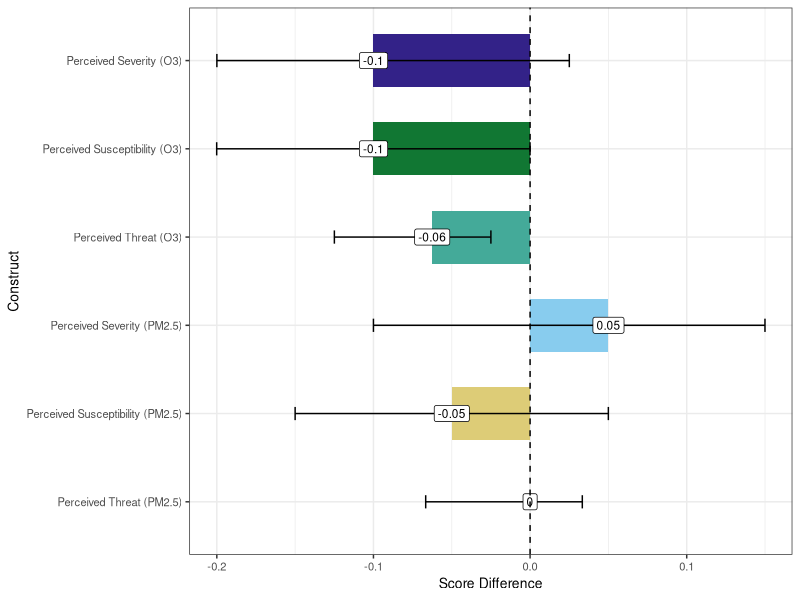
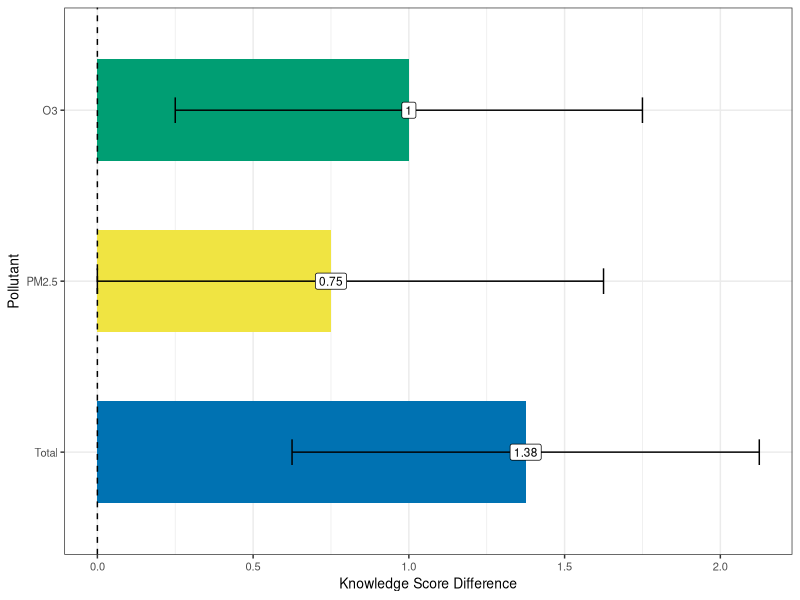
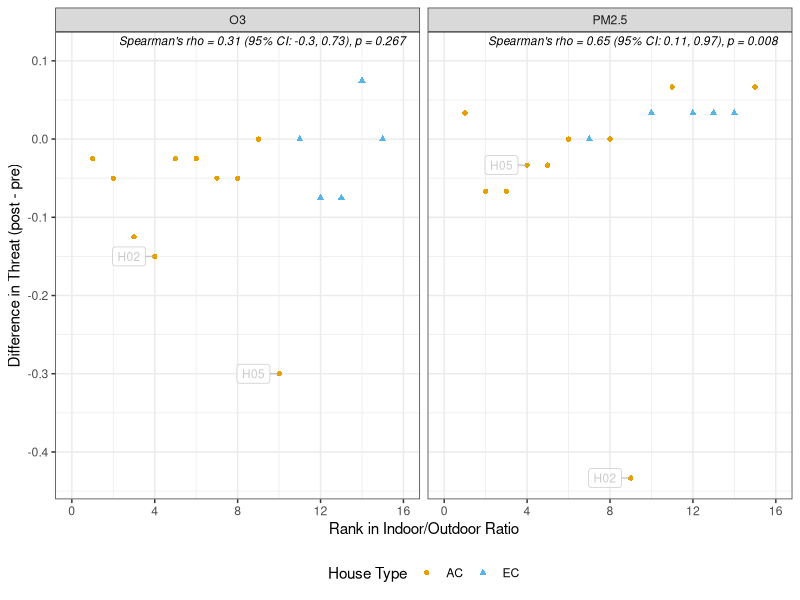
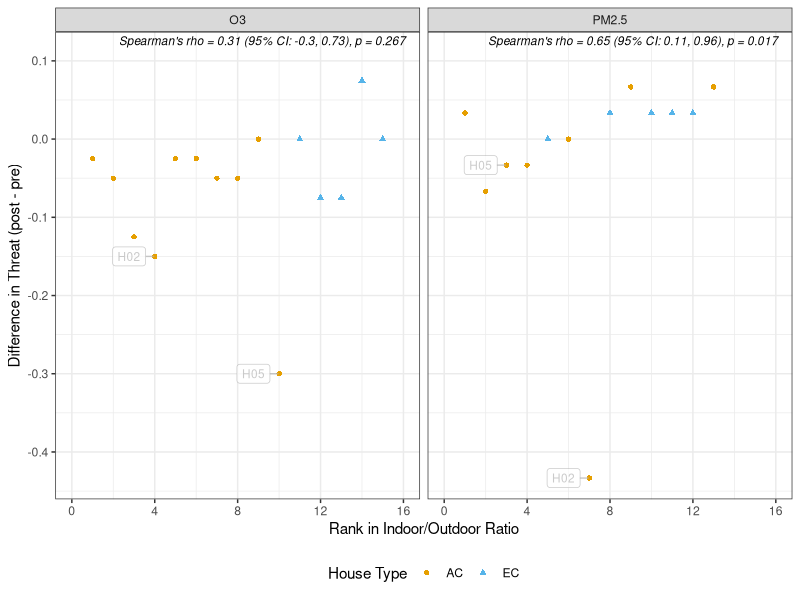
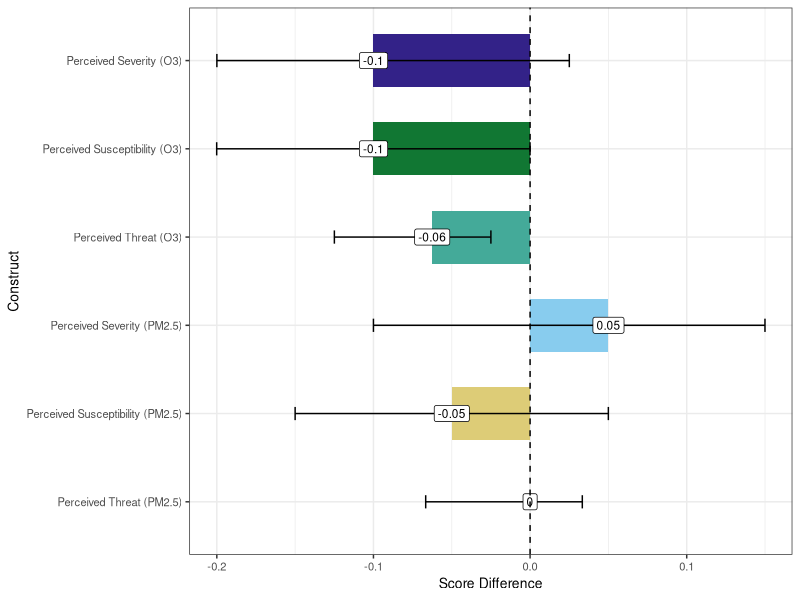
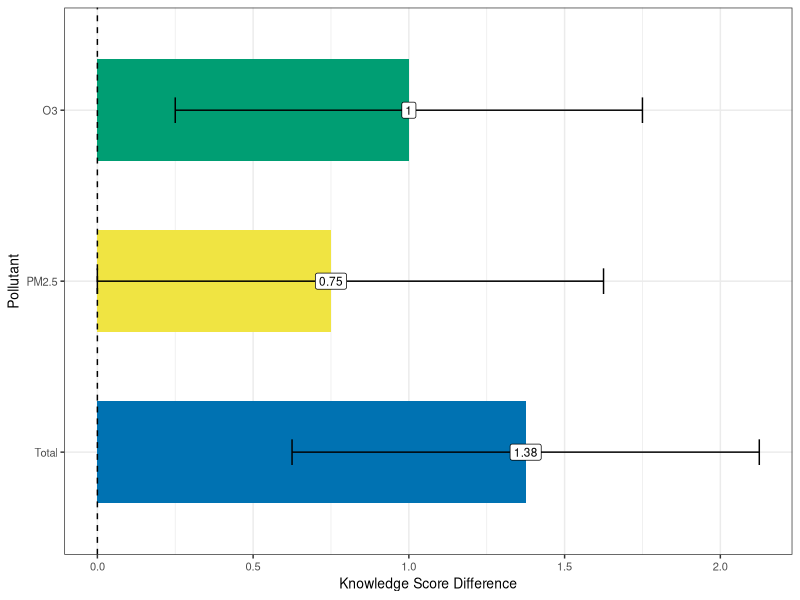
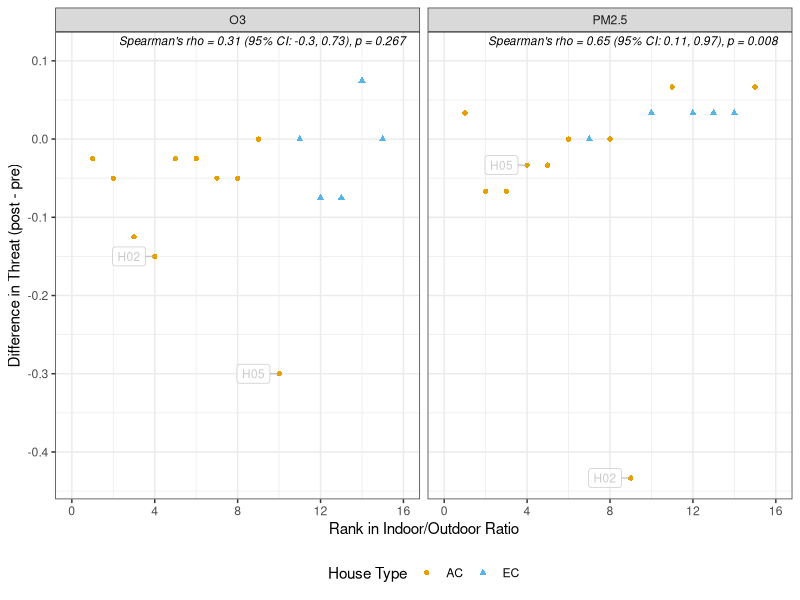
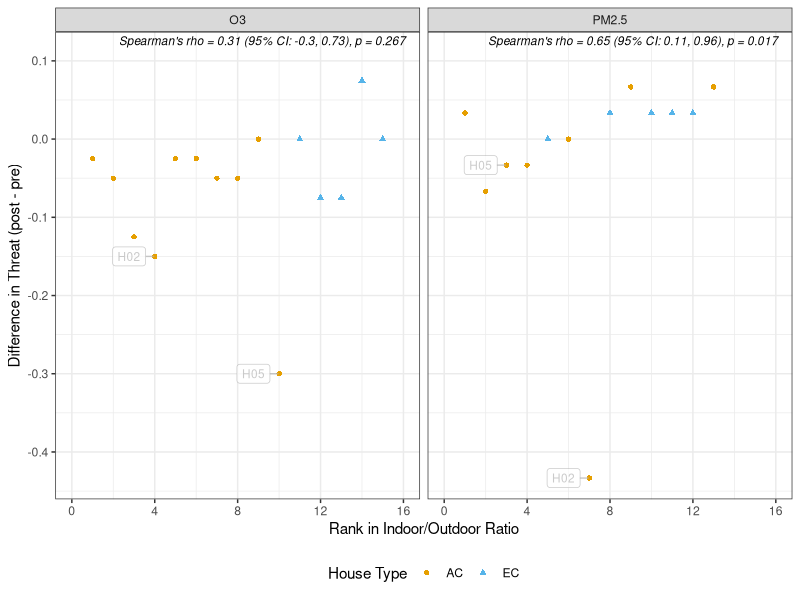

Recreate these plots in R, in order.
## ---- chunk 1
library(tidyverse)
library(coin)
library(knitr)
library(kableExtra)
library(VIM)
library(ggrepel)
## ---- chunk 2
df_raw <- read_csv("./Processed Data/survey_aq_data.csv") |>
  mutate(Score_mod = case_when(
    QuestionID %in% c('Q01','Q02','Q03','Q04','Q05','Q06','Q07','Q08') &
      HouseID == "H29" & Survey == "Post_Intervention" ~ NA,
    TRUE ~ Score_mod
  ))

fa_df <- df_raw %>%
  select(HouseID, Survey, QuestionID, Score_mod) %>%
  filter(QuestionID %in% paste0("Q", sprintf("%02d", 9:22))) %>%
  pivot_wider(id_cols = c(HouseID, Survey), names_from = QuestionID, values_from = Score_mod) %>%
  filter(HouseID != "H29")

fa_df_imputed <- kNN(fa_df %>% dplyr::select(-c(HouseID, Survey))) %>%
  select(1:(ncol(fa_df)-2)) %>%
  mutate(HouseID = fa_df$HouseID,
         Survey = fa_df$Survey)

groups <- df_raw %>%
  filter(!QuestionID %in% c("Q23", "Q24")) %>% # duplicate quesitons
  select(QuestionID, Construct) %>%
  distinct(.keep_all = TRUE) %>%
  group_by(Construct) %>%
  summarize(QuestionIDs = list(QuestionID)) %>%
  ungroup()

sevo3_qs <- groups %>% filter(Construct == "Perceived Severity (O3)") %>% pull(QuestionIDs)
sevpm_qs <- groups %>% filter(Construct == "Perceived Severity (PM2.5)") %>% pull(QuestionIDs)
suso3_qs <- groups %>% filter(Construct == "Perceived Susceptibility (O3)") %>% pull(QuestionIDs)
suspm_qs <- groups %>% filter(Construct == "Perceived Susceptibility (PM2.5)") %>%
  pull(QuestionIDs)
## ---- chunk 3
wilcoxon_score_analysis <- function(qs, construct_name) {

  total_possible <- length(qs)*5

  test2_df <- fa_df_imputed %>%
    select(HouseID, Survey, all_of(qs)) %>%
    mutate(total_score = rowSums(across(all_of(qs)))) %>%
    select(HouseID, Survey, total_score) %>%
    pivot_wider(id_cols = HouseID,
                names_from = Survey,
                values_from = total_score) %>%
    mutate(Post_Intervention = Post_Intervention/total_possible,
           Pre_Intervention = Pre_Intervention/total_possible,
      difference = Post_Intervention - Pre_Intervention)

  # wilcoxsign_test is coin's paired (signed-rank) test: it takes the two
  # paired columns directly, no long-format value/group reshaping needed.
  test <- wilcoxsign_test(Post_Intervention ~ Pre_Intervention,
                           data = test2_df,
                           distribution = "exact")

  # conf.int = TRUE requires a coin version that supports it for
  # wilcoxsign_test; fall back to base wilcox.test's Hodges-Lehmann CI
  # (same estimand) if the installed coin version doesn't support it.
  ci_est <- tryCatch({
    test_ci <- wilcoxsign_test(Post_Intervention ~ Pre_Intervention,
                                data = test2_df,
                                distribution = "exact",
                                conf.int = TRUE)
    ci_out <- confint(test_ci)
    list(estimate = unname(ci_out$estimate), ci = ci_out$conf.int)
  }, error = function(e) {
    wt <- wilcox.test(test2_df$Post_Intervention, test2_df$Pre_Intervention,
                       paired = TRUE, conf.int = TRUE, exact = TRUE)
    list(estimate = unname(wt$estimate), ci = wt$conf.int)
  })

  # coin test objects are S4 - use statistic()/pvalue(), not $statistic/$p.value.
  list(
    Construct = construct_name,
    data = test2_df,
    n = sum(!is.na(test2_df$difference)),
    pre_score = mean(test2_df$Pre_Intervention, na.rm = TRUE),
    post_score = mean(test2_df$Post_Intervention, na.rm = TRUE),
    z_stat = coin::statistic(test),
    p_value = coin::pvalue(test),
    median_diff = median(test2_df$difference, na.rm = TRUE),
    estimate = ci_est$estimate,
    ci = ci_est$ci
  )
}

construct_qs <- list(
  "Perceived Severity (O3)" = sevo3_qs[[1]],
  "Perceived Susceptibility (O3)" = suso3_qs[[1]],
  "Perceived Threat (O3)" = c(sevo3_qs[[1]], suso3_qs[[1]]),
  "Perceived Severity (PM2.5)" = sevpm_qs[[1]],
  "Perceived Susceptibility (PM2.5)" = suspm_qs[[1]],
  "Perceived Threat (PM2.5)" = c(sevpm_qs[[1]], suspm_qs[[1]])
)

results <- lapply(names(construct_qs), function(con) {
  wilcoxon_score_analysis(construct_qs[[con]], con)
})

raw_p <- sapply(results, function(x) x$p_value)

# Holm correction applied separately within each pollutant, not across all 6
# constructs together - ave() splits raw_p by pollutant, runs p.adjust on
# each subset, then recombines in the original construct order.
pollutant <- case_when(
  str_detect(sapply(results, function(x) x$Construct), "O3") ~ "O3",
  str_detect(sapply(results, function(x) x$Construct), "PM2.5") ~ "PM2.5",
  TRUE ~ NA_character_
)
adj_p <- ave(raw_p, pollutant, FUN = function(p) p.adjust(p, method = "holm"))

summary_table <- bind_rows(lapply(seq_along(results), function(i) {
  x <- results[[i]]
  data.frame(
    Construct = x$Construct,
    N = x$n,
    `Pre Survey Score` = round(x$pre_score, 2),
    `Post Survey Score` = round(x$post_score, 2),
    `Median Difference` = round(x$median_diff, 2),
    `Hodges-Lehmann Estimate` = round(x$estimate, 2),
    `Z-stat` = round(x$z_stat, 2),
    `P-value` = round(raw_p[i], 3),
    `Adj. P-value` = round(adj_p[i], 3),
    `95% CI` = paste0("(", round(x$ci[1], 2), ", ", round(x$ci[2], 2), ")"),
    Pollutant = pollutant[i],
    check.names = FALSE
  )
}))

summary_table <- summary_table %>%
  arrange(Pollutant, Construct)

write_csv(summary_table |> select(-Pollutant),'./Processed Data/wilcox_diff_risk_constructs.csv')

# pack_rows needs consecutive run-lengths per group, in the order rows
# appear after arrange() above (O3 rows first, then PM2.5 rows)
group_index <- rle(summary_table$Pollutant)
group_index <- setNames(group_index$lengths, group_index$values)

tbl_grouped <- summary_table %>%
  select(-Pollutant) %>%
  kable(row.names = FALSE,
        booktabs = TRUE,
        caption = "Wilcoxon Signed-Rank Tests by Pollutant and Construct") %>%
  kable_styling(latex_options = "hold_position", font_size = 9, full_width = FALSE) %>%
  pack_rows(index = group_index)

tbl_grouped
## ---- chunk 4
okabe_ito <- c("#E69F00", "#56B4E9", "#009E73", "#F0E442",
               "#0072B2", "#D55E00", "#CC79A7", "#000000",
               "#332288", "#117733", "#44AA99", "#88CCEE",
               "#DDCC77", "#882255")

risk_graphic_df <- bind_rows(lapply(results, function(x) {
  data.frame(
    Construct = x$Construct,
    Estimate = x$estimate,
    ci_lower = x$ci[1],
    ci_upper = x$ci[2]
  )
}))

risk_graphic_df$Construct <- factor(risk_graphic_df$Construct,
  levels = c("Perceived Severity (O3)", "Perceived Susceptibility (O3)", 
  "Perceived Threat (O3)", "Perceived Severity (PM2.5)", 
  "Perceived Susceptibility (PM2.5)", "Perceived Threat (PM2.5)"), ordered = TRUE)

construct_diff_wilcox_plt <- ggplot(risk_graphic_df, aes(y = Construct, x = Estimate, fill = Construct)) +
  geom_col(width = 0.6) +
  geom_errorbar(
    aes(xmin = ci_lower, xmax = ci_upper),
    width = 0.15,
    linewidth = .5
  ) +
  geom_label(aes(y = Construct, x = Estimate, label = round(Estimate, digits = 2)),
             fill = 'white', size = 3) +
  geom_vline(xintercept = 0, linetype = "dashed", linewidth = 0.5) +
  labs(
    x = "Score Difference",
    y = "Construct"
  ) +
  theme_bw() +
  scale_fill_manual(values = okabe_ito[9:14], name = "House Type") +
  theme(legend.position = 'none',
        axis.text = element_text(size = 8),
        axis.title = element_text(size = 10)) +
  scale_y_discrete(limits = rev)

construct_diff_wilcox_plt

ggsave("./Graphics/Fig2_construct_difference_wilcox_plot.tiff", construct_diff_wilcox_plt,
       dpi = 600, units = 'in', width = 4, height = 4)
## ---- chunk 5
# Changes single response questions from -1 to 0
qs_not_to_change <- c("Q04", "Q08")

# overall knowledge
knowledge_df <- df_raw %>%
  filter(Construct_general == "Knowledge") %>%
  select(HouseID, Survey, QuestionID, Score_mod) %>%
  mutate(Score_mod = case_when(!QuestionID %in% qs_not_to_change & Score_mod == -1 ~ 0,
                               TRUE ~ Score_mod)) %>%
  group_by(HouseID, Survey) %>%
  summarize(score = sum(Score_mod)) %>%
  ungroup() %>%
  pivot_wider(id_cols = HouseID,
              names_from = Survey,
              values_from = score) %>%
  mutate(difference = Post_Intervention - Pre_Intervention)

knowledgeo3_qs <- groups %>% filter(Construct == "Knowledge (O3)") %>% pull(QuestionIDs)
knowledgepm_qs <- groups %>% filter(Construct == "Knowledge (PM2.5)") %>% pull(QuestionIDs)

# o3 knowledge
knowledge03_df <- df_raw %>%
  select(HouseID, Survey, QuestionID, Score_mod) %>%
  mutate(Score_mod = case_when(!QuestionID %in% qs_not_to_change & Score_mod == -1 ~ 0,
                               TRUE ~ Score_mod)) %>%
  filter(QuestionID %in% knowledgeo3_qs[[1]]) %>%
  group_by(HouseID, Survey) %>%
  summarize(score = sum(Score_mod)) %>%
  ungroup() %>%
  pivot_wider(id_cols = HouseID,
              names_from = Survey,
              values_from = score) %>%
  mutate(difference = Post_Intervention - Pre_Intervention)

# pm2.5 knowledge
knowledgepm_df <- df_raw %>%
  select(HouseID, Survey, QuestionID, Score_mod) %>%
  mutate(Score_mod = case_when(!QuestionID %in% qs_not_to_change & Score_mod == -1 ~ 0,
                               TRUE ~ Score_mod)) %>%
  filter(QuestionID %in% knowledgepm_qs[[1]]) %>%
  group_by(HouseID, Survey) %>%
  summarize(score = sum(Score_mod)) %>%
  ungroup() %>%
  pivot_wider(id_cols = HouseID,
              names_from = Survey,
              values_from = score) %>%
  mutate(difference = Post_Intervention - Pre_Intervention)

# Paired Wilcoxon signed-rank test on a Pre/Post/difference df, mirroring
# wilcoxon_score_analysis() above but without the total_possible normalization
# (knowledge scores here are raw summed points, same as the t-test version).
wilcoxon_knowledge_test <- function(df) {
  test <- wilcoxsign_test(Post_Intervention ~ Pre_Intervention,
                           data = df,
                           distribution = "exact")

  ci_est <- tryCatch({
    test_ci <- wilcoxsign_test(Post_Intervention ~ Pre_Intervention,
                                data = df,
                                distribution = "exact",
                                conf.int = TRUE)
    ci_out <- confint(test_ci)
    list(estimate = unname(ci_out$estimate), ci = ci_out$conf.int)
  }, error = function(e) {
    wt <- wilcox.test(df$Post_Intervention, df$Pre_Intervention,
                       paired = TRUE, conf.int = TRUE, exact = TRUE)
    list(estimate = unname(wt$estimate), ci = wt$conf.int)
  })

  list(
    n = sum(!is.na(df$difference)),
    pre_score = mean(df$Pre_Intervention, na.rm = TRUE),
    post_score = mean(df$Post_Intervention, na.rm = TRUE),
    z_stat = coin::statistic(test),
    p_value = coin::pvalue(test),
    median_diff = median(df$difference, na.rm = TRUE),
    estimate = ci_est$estimate,
    ci = ci_est$ci
  )
}

knowledge_test <- wilcoxon_knowledge_test(knowledge_df)
knowledge_o3test <- wilcoxon_knowledge_test(knowledge03_df)
knowledge_pmtest <- wilcoxon_knowledge_test(knowledgepm_df)

knowledge_raw_p <- c(knowledge_o3test$p_value, knowledge_pmtest$p_value, knowledge_test$p_value)
knowledge_adj_p <- p.adjust(knowledge_raw_p, method = "holm")

knowledge_table_df <- data.frame(
  Pollutant = c("O3", "PM2.5", "Total"),

  N = c(knowledge_o3test$n, knowledge_pmtest$n, knowledge_test$n),

  `Pre Survey Score` = round(c(knowledge_o3test$pre_score, knowledge_pmtest$pre_score, knowledge_test$pre_score), 2),

  `Post Survey Score` = round(c(knowledge_o3test$post_score, knowledge_pmtest$post_score, knowledge_test$post_score), 2),

  `Median Difference` = round(c(knowledge_o3test$median_diff, knowledge_pmtest$median_diff, knowledge_test$median_diff), 2),

  `Hodges-Lehmann Estimate` = round(c(knowledge_o3test$estimate, knowledge_pmtest$estimate, knowledge_test$estimate), 2),

  `Z-stat` = round(c(knowledge_o3test$z_stat, knowledge_pmtest$z_stat, knowledge_test$z_stat), 2),

  `P-value` = round(knowledge_raw_p, 3),

  `Adj. P-value` = round(knowledge_adj_p, 3),

  `95% CI` = c(
    paste0("(", round(knowledge_o3test$ci[1], 2), ", ", round(knowledge_o3test$ci[2], 2), ")"),
    paste0("(", round(knowledge_pmtest$ci[1], 2), ", ", round(knowledge_pmtest$ci[2], 2), ")"),
    paste0("(", round(knowledge_test$ci[1], 2), ", ", round(knowledge_test$ci[2], 2), ")")
  ),

  check.names = FALSE
)

options(knitr.kable.NA = '--')
tbl2_wilcox <- knowledge_table_df %>%
  kable(
    row.names = FALSE,
    digits = 4,
    booktabs = TRUE,
    caption = "Wilcoxon Signed-Rank Tests of Pre- vs Post-Intervention Knowledge Differences by Pollutant"
  ) %>%
  kable_styling(latex_options = "hold_position",
                font_size = 9,
                full_width = FALSE) %>%
  row_spec(0, extra_css = "font-family: Arial;")
tbl2_wilcox

write_csv(knowledge_table_df, './Processed Data/wilcox_diff_knowledge.csv')

knowledge_graph_df <- tibble(
  Pollutant = c("O3", "PM2.5", "Total"),
  Estimate = c(knowledge_o3test$estimate, knowledge_pmtest$estimate, knowledge_test$estimate),
  ci_lower = c(knowledge_o3test$ci[1], knowledge_pmtest$ci[1], knowledge_test$ci[1]),
  ci_upper = c(knowledge_o3test$ci[2], knowledge_pmtest$ci[2], knowledge_test$ci[2]),
)

knowledge_dif_wilcox_plt <- ggplot(knowledge_graph_df, aes(y = Pollutant, x = Estimate, fill = Pollutant)) +
  geom_col(width = 0.6) +
  geom_errorbar(
    aes(xmin = ci_lower, xmax = ci_upper),
    width = 0.15,
    linewidth = .5
  ) +
  geom_label(aes(y = Pollutant, x = Estimate, label = round(Estimate, digits = 2)), fill = 'white', size = 3) +
  geom_vline(xintercept = 0, linetype = "dashed", linewidth = 0.5) +
  labs(
    x = "Knowledge Score Difference",
    y = "Pollutant"
  ) +
  theme_bw() +
  scale_fill_manual(values = okabe_ito[3:5], name = "House Type") +
  theme(legend.position = 'none',
        axis.text = element_text(size = 8),
        axis.title = element_text(size = 10)) +
  scale_y_discrete(limits = rev)

knowledge_dif_wilcox_plt

ggsave("./Graphics/Fig4_knowledge_difference_wilcox_plot.tiff", knowledge_dif_wilcox_plt,
       dpi = 600, units = 'in', width = 3, height = 3)
## ---- chunk 6
metadata <- df_raw %>%
  filter(QuestionID == "Q25", Survey == "Pre_Intervention") %>%
  select(HouseID, ac.type, mean_IO_PM_Summer, mean_IO_O3_Summer)

get_construct_diff <- function(construct_name) {
  results[[which(sapply(results, `[[`, "Construct") == construct_name)]]$data %>%
    select(HouseID, score = difference)
}

threat_diff_by_pollutant <- bind_rows(
  get_construct_diff("Perceived Threat (O3)") %>% mutate(pollutant = "O3"),
  get_construct_diff("Perceived Threat (PM2.5)") %>% mutate(pollutant = "PM2.5")
) %>%
  left_join(metadata, by = "HouseID") %>%
  mutate(IO_ratio = if_else(pollutant == "O3", mean_IO_O3_Summer, mean_IO_PM_Summer)) %>%
  select(HouseID, ac.type, pollutant, score, IO_ratio)

threat_diff_by_pollutant_order <- threat_diff_by_pollutant %>%
  filter(!is.na(score)) %>%
  group_by(pollutant) %>%
  mutate(IO_order = dense_rank(IO_ratio)) %>%
  ungroup()

# Bootstrap percentile CI for Spearman's rho (nonparametric, consistent with
# the rank-based tests used elsewhere in this document) since cor.test()
# doesn't provide a CI for method = "spearman".
spearman_stats <- threat_diff_by_pollutant_order %>%
  filter(!is.na(IO_ratio)) %>%
  group_split(pollutant) %>%
  map_dfr(function(d) {
    ct <- cor.test(d$score, d$IO_ratio, method = "spearman", exact = FALSE)
    boot_fn <- function(data, indices) {
      cor(data$score[indices], data$IO_ratio[indices], method = "spearman")
    }
    set.seed(3) # for reproducibility

    # ci for bootstrap percentile interval. Bootstrapping keeps everything nonparametric / rank-based, so that it stays consistent with the Wilcoxon test methodologies
    b <- boot::boot(d, boot_fn, R = 2000)
    ci <- boot::boot.ci(b, type = "perc")$percent[4:5]
    tibble(
      pollutant = unique(d$pollutant),
      rho = unname(ct$estimate),
      p_val = ct$p.value,
      ci_lower = ci[1],
      ci_upper = ci[2]
    )
  })

spearman_label <- spearman_stats %>%
  mutate(label = paste0(
    "Spearman's rho = ", round(rho, 2),
    " (95% CI: ", round(ci_lower, 2), ", ", round(ci_upper, 2), "), ",
    "p = ", round(p_val, 3)
  ))

set.seed(3)
IO_vs_diff_threat_order_plt <- ggplot(threat_diff_by_pollutant_order, aes(y = score, x = IO_order)) +
  geom_point(aes(shape = ac.type, color = ac.type)) +
  facet_grid(. ~ pollutant, scales = "free_y") +
  geom_text(data = spearman_label, aes(label = label),
            x = Inf, y = Inf, hjust = 1.05, vjust = 1.5,
            size = 3, fontface = "italic", inherit.aes = FALSE) +
  geom_label_repel(
    data = threat_diff_by_pollutant_order %>%
      filter(HouseID %in% c('H02', 'H05')),
    aes(label = HouseID),
    size = 3,
    nudge_x = -1,
    min.segment.length = .2,
    segment.color = "grey70",
    color = 'grey70',
    box.padding = 0.4,
    show.legend = FALSE,
    alpha = 0.7,
    seed = 5
  ) +
  labs(
    y = "Difference in Threat (post - pre)",
    x = "Rank in Indoor/Outdoor Ratio",
    color = "Home Type",
    shape = "Home Type"
  ) +
  theme_bw() +
  theme(legend.position = "bottom") +
  expand_limits(y = 0.11) +
  scale_x_continuous(limits = c(0, 16), breaks = seq(0, 16, by = 4)) +
  scale_color_manual(values = okabe_ito, name = "House Type") +
  scale_shape_manual(values = c(16, 17), name = "House Type")

IO_vs_diff_threat_order_plt

ggsave(width = 7, height = 4, dpi = 600, units = "in", bg = "white",
       filename = "./Graphics/Fig5_IO_vs_diff_threat_order.tiff")
## ---- chunk 7
fa_df_imputed_full <- fa_df_imputed

house_types <- metadata %>% filter(!is.na(ac.type)) %>% distinct(ac.type) %>% pull(ac.type)

results_by_house_type <- list()

for (type in house_types) {
  type_houses <- metadata %>% filter(ac.type == type) %>% pull(HouseID)

  # Reassigning fa_df_imputed here (top-level, inside the for loop body) is
  # what wilcoxon_score_analysis() actually reads on each call below
  fa_df_imputed <- fa_df_imputed_full %>% filter(HouseID %in% type_houses)

  type_results <- lapply(names(construct_qs), function(con) {
    res <- wilcoxon_score_analysis(construct_qs[[con]], con)
    res$HouseType <- type
    res
  })

  results_by_house_type <- c(results_by_house_type, type_results)
}

fa_df_imputed <- fa_df_imputed_full  # restore full imputed set afterward

raw_p_at <- sapply(results_by_house_type, function(x) x$p_value)

pollutant_at <- case_when(
  str_detect(sapply(results_by_house_type, function(x) x$Construct), "O3") ~ "O3",
  str_detect(sapply(results_by_house_type, function(x) x$Construct), "PM2.5") ~ "PM2.5",
  TRUE ~ NA_character_
)
housetype_at <- sapply(results_by_house_type, function(x) x$HouseType)

# Holm correction within each House Type x Pollutant group (3 tests each),
# extending the pollutant-only grouping convention used for the main table
adj_group_at <- paste(housetype_at, pollutant_at)
adj_p_at <- ave(raw_p_at, adj_group_at, FUN = function(p) p.adjust(p, method = "holm"))

summary_table_by_actype <- bind_rows(lapply(seq_along(results_by_house_type), function(i) {
  x <- results_by_house_type[[i]]
  data.frame(
    `House Type` = x$HouseType,
    Construct = x$Construct,
    N = x$n,
    `Pre Survey Score` = round(x$pre_score, 2),
    `Post Survey Score` = round(x$post_score, 2),
    `Median Difference` = round(x$median_diff, 2),
    `Hodges-Lehmann Estimate` = round(x$estimate, 2),
    `Z-stat` = round(x$z_stat, 2),
    `P-value` = round(raw_p_at[i], 3),
    `Adj. P-value` = round(adj_p_at[i], 3),
    `95% CI` = paste0("(", round(x$ci[1], 2), ", ", round(x$ci[2], 2), ")"),
    Pollutant = pollutant_at[i],
    `Average Difference` = round(x$post_score-x$pre_score,2),
    `Percent_diff` = round((x$post_score-x$pre_score)/x$pre_score,2),
    check.names = FALSE
  )
})) %>%
  arrange(`House Type`, Pollutant, Construct)

write_csv(summary_table_by_actype |> select(-Pollutant), './Processed Data/wilcox_diff_risk_constructs_by_actype.csv')

group_index_at <- rle(summary_table_by_actype$`House Type`)
group_index_at <- setNames(group_index_at$lengths, group_index_at$values)

tbl_grouped_by_actype <- summary_table_by_actype %>%
  select(-Pollutant) %>%
  kable(row.names = FALSE,
        booktabs = TRUE,
        caption = "Wilcoxon Signed-Rank Tests by House Type, Pollutant, and Construct") %>%
  kable_styling(latex_options = "hold_position", font_size = 9, full_width = FALSE) %>%
  pack_rows(index = group_index_at)

tbl_grouped_by_actype
## ---- chunk 8
# Overwrite the fa_df_imputed so that it doesn't do the KNN imputation
fa_df_imputed <- fa_df 

results_no_impute <- lapply(names(construct_qs), function(con) {
  wilcoxon_score_analysis(construct_qs[[con]], con)
})

raw_p_ni <- sapply(results_no_impute, function(x) x$p_value)

pollutant_ni <- case_when(
  str_detect(sapply(results_no_impute, function(x) x$Construct), "O3") ~ "O3",
  str_detect(sapply(results_no_impute, function(x) x$Construct), "PM2.5") ~ "PM2.5",
  TRUE ~ NA_character_
)
adj_p_ni <- ave(raw_p_ni, pollutant_ni, FUN = function(p) p.adjust(p, method = "holm"))

summary_table_no_impute <- bind_rows(lapply(seq_along(results_no_impute), function(i) {
  x <- results_no_impute[[i]]
  data.frame(
    Construct = x$Construct,
    N = x$n,
    `Pre Survey Score` = round(x$pre_score, 2),
    `Post Survey Score` = round(x$post_score, 2),
    `Median Difference` = round(x$median_diff, 2),
    `Hodges-Lehmann Estimate` = round(x$estimate, 2),
    `Z-stat` = round(x$z_stat, 2),
    `P-value` = round(raw_p_ni[i], 3),
    `Adj. P-value` = round(adj_p_ni[i], 3),
    `95% CI` = paste0("(", round(x$ci[1], 2), ", ", round(x$ci[2], 2), ")"),
    Pollutant = pollutant_ni[i],
    check.names = FALSE
  )
})) %>%
  arrange(Pollutant, Construct)

write_csv(summary_table_no_impute |> select(-Pollutant),'./Processed Data/wilcox_diff_risk_noKNN_constructs.csv')

group_index_ni <- rle(summary_table_no_impute$Pollutant)
group_index_ni <- setNames(group_index_ni$lengths, group_index_ni$values)

tbl_grouped_no_impute <- summary_table_no_impute %>%
  select(-Pollutant) %>%
  kable(row.names = FALSE,
        booktabs = TRUE,
        caption = "Wilcoxon Signed-Rank Tests by Pollutant and Construct (No KNN Imputation)") %>%
  kable_styling(latex_options = "hold_position", font_size = 9, full_width = FALSE) %>%
  pack_rows(index = group_index_ni)

tbl_grouped_no_impute
## ---- chunk 9
get_construct_diff_ni <- function(construct_name) {
  results_no_impute[[which(sapply(results_no_impute, `[[`, "Construct") == construct_name)]]$data %>%
    select(HouseID, score = difference)
}

threat_diff_by_pollutant_ni <- bind_rows(
  get_construct_diff_ni("Perceived Threat (O3)") %>% mutate(pollutant = "O3"),
  get_construct_diff_ni("Perceived Threat (PM2.5)") %>% mutate(pollutant = "PM2.5")
) %>%
  left_join(metadata, by = "HouseID") %>%
  mutate(IO_ratio = if_else(pollutant == "O3", mean_IO_O3_Summer, mean_IO_PM_Summer)) %>%
  select(HouseID, ac.type, pollutant, score, IO_ratio)

threat_diff_by_pollutant_order_ni <- threat_diff_by_pollutant_ni %>%
  filter(!is.na(score)) %>%
  group_by(pollutant) %>%
  mutate(IO_order = dense_rank(IO_ratio)) %>%
  ungroup()

spearman_stats_ni <- threat_diff_by_pollutant_order_ni %>%
  filter(!is.na(IO_ratio)) %>%
  group_split(pollutant) %>%
  map_dfr(function(d) {
    ct <- cor.test(d$score, d$IO_ratio, method = "spearman", exact = FALSE)
    boot_fn <- function(data, indices) {
      cor(data$score[indices], data$IO_ratio[indices], method = "spearman")
    }
    set.seed(3)
    b <- boot::boot(d, boot_fn, R = 2000)
    ci <- boot::boot.ci(b, type = "perc")$percent[4:5]
    tibble(
      pollutant = unique(d$pollutant),
      rho = unname(ct$estimate),
      p_val = ct$p.value,
      ci_lower = ci[1],
      ci_upper = ci[2]
    )
  })

spearman_label_ni <- spearman_stats_ni %>%
  mutate(label = paste0(
    "Spearman's rho = ", round(rho, 2),
    " (95% CI: ", round(ci_lower, 2), ", ", round(ci_upper, 2), "), ",
    "p = ", round(p_val, 3)
  ))

set.seed(3)
IO_vs_diff_threat_order_plt_ni <- ggplot(threat_diff_by_pollutant_order_ni, aes(y = score, x = IO_order)) +
  geom_point(aes(shape = ac.type, color = ac.type)) +
  facet_grid(. ~ pollutant, scales = "free_y") +
  geom_text(data = spearman_label_ni, aes(label = label),
            x = Inf, y = Inf, hjust = 1.05, vjust = 1.5,
            size = 3, fontface = "italic", inherit.aes = FALSE) +
  geom_label_repel(
    data = threat_diff_by_pollutant_order_ni %>%
      filter(HouseID %in% c('H02', 'H05')),
    aes(label = HouseID),
    size = 3,
    nudge_x = -1,
    min.segment.length = .2,
    segment.color = "grey70",
    color = 'grey70',
    box.padding = 0.4,
    show.legend = FALSE,
    alpha = 0.7,
    seed = 5
  ) +
  labs(
    y = "Difference in Threat (post - pre)",
    x = "Rank in Indoor/Outdoor Ratio",
    color = "Home Type",
    shape = "Home Type"
  ) +
  theme_bw() +
  theme(legend.position = "bottom") +
  expand_limits(y = 0.11) +
  scale_x_continuous(limits = c(0, 16), breaks = seq(0, 16, by = 4)) +
  scale_color_manual(values = okabe_ito, name = "House Type") +
  scale_shape_manual(values = c(16, 17), name = "House Type")

IO_vs_diff_threat_order_plt_ni

ggsave(width = 7, height = 4, dpi = 300, units = "in", bg = "white",
       filename = "./Graphics/IO_vs_diff_threat_order_no_impute.tiff")
